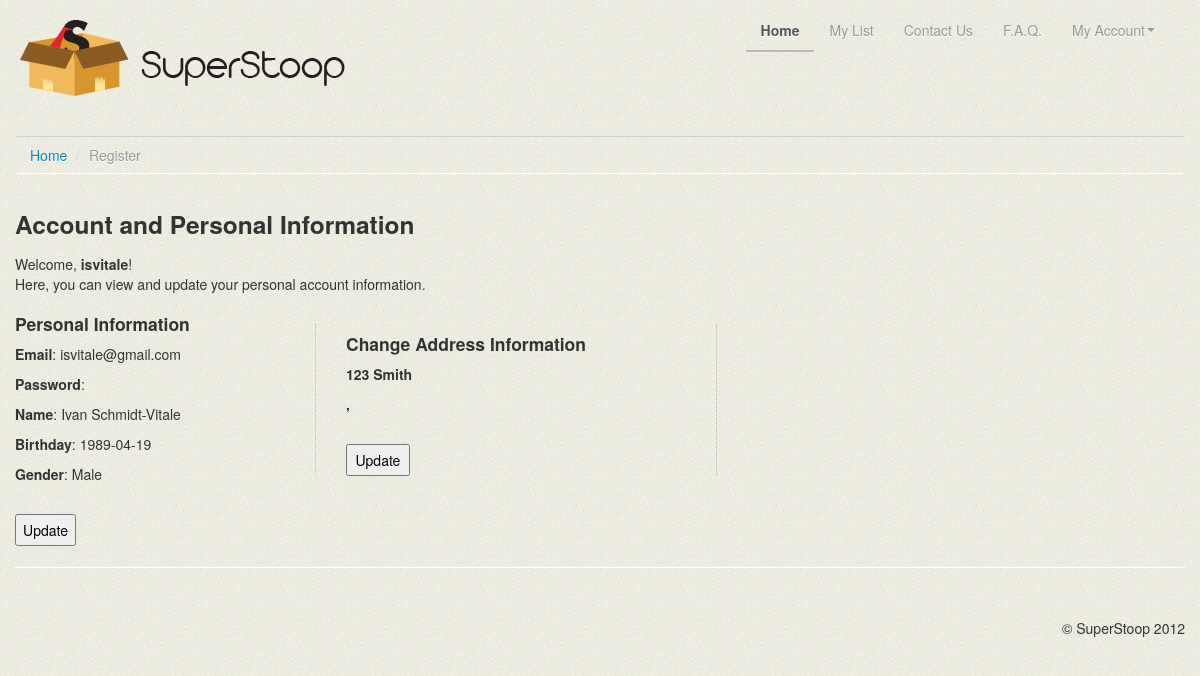
The page /superStoop_Ivan_part_final/files/usersettings.php (signed in) on the database its author committed.
### tables this page shows
CREATE TABLE IF NOT EXISTS `members` (
  `memberID` int(11) NOT NULL AUTO_INCREMENT,
  `username` varchar(20) NOT NULL,
  `password` varchar(20) NOT NULL,
  `firstName` varchar(50) NOT NULL,
  `lastName` varchar(50) NOT NULL,
  `theBday` date NOT NULL,
  `theGender` tinyint(1) NOT NULL,
  `theEmail` varchar(70) NOT NULL,
  `active` tinyint(1) NOT NULL,
  `admin` tinyint(1) NOT NULL,
  PRIMARY KEY (`memberID`),
  UNIQUE KEY `username` (`username`),
  UNIQUE KEY `memberID` (`memberID`),
  UNIQUE KEY `theemail` (`theEmail`)
);

CREATE TABLE IF NOT EXISTS `address` (
  `addressID` int(11) NOT NULL AUTO_INCREMENT,
  `memberID` int(11) NOT NULL,
  `zip` int(11) NOT NULL,
  `theAddress` varchar(150) NOT NULL,
  PRIMARY KEY (`addressID`),
  UNIQUE KEY `addressID` (`addressID`),
  KEY `memberID` (`memberID`),
  KEY `zip` (`zip`)
);

### superStoop_Ivan_part_final/files/usersettings.php (the view, shortened to what this page needs)
<!DOCTYPE html>
 <html class="no-js">
    <head>
        <link rel="stylesheet" href="css/bootstrap.min.css">
        <link rel="stylesheet" href="css/bootstrap-responsive.min.css">
        <link rel="stylesheet" href="css/main.css">
    </head>
    <body>
		<div class="navbar navbar-inverse">
			<div class="navbar-inner">
				<div class="container">
					<a class="brand" href="index.html">Super Stoop</a>
					<div class="nav-collapse collapse pull-right">
						<ul class="nav">
							<li class="active"><a href="index.php">Home</a></li>
							<li><a href="mylist.php">My List</a></li>
							<li><a href="contact.php">Contact Us</a></li>
							<li><a href="faq.php">F.A.Q.</a></li>
							<li class="dropdown">
                                <a href="#" class="dropdown-toggle" data-toggle="dropdown">My Account<b class="caret"></b></a>
                            </li>
						</ul>
					</div>
				</div>
			</div>
		</div>
		<div class="container register">
			<ul class="breadcrumb">
			  <li><a href="index.html">Home</a> <span class="divider">/</span></li>
			  <li class="active">Register</li>
			</ul>
			<div class="row">
                <div class="span12">
                	<h3>Account and Personal Information</h3>
                	<p>Welcome, <?php echo "<b>".$_SESSION['username']."</b>!";?>
                		<br />Here, you can view and update your personal account information.</p>
                		<?php
                		$query = "SELECT * FROM members WHERE username='".$_SESSION['username']."'";
						$result = mysql_query( $query ) or die( "Query failed: ". mysql_error() );
						$row = mysql_fetch_array($result, MYSQL_ASSOC);
						?>
					<div class="row">
						<form class="form-horizontal" action="update_personalinfo.php" method="post">
							<div class="firstBox span4">
								<h4>Personal Information</h4>
								<div class="control-group">
									<?php
									echo "<p><b>Email</b>: ".$row['theEmail']."</p>";
									echo "<p><b>Password</b>: </p>";
									echo "<p><b>Name</b>: ".$row['firstName']." ".$row['lastName']."</p>";
									echo "<p><b>Birthday</b>: ".$row["theBday"]."</p>";
									echo "<p><b>Gender</b>: ";
										if($row['theGender']==0){
											echo "Male";
										}else{
											echo "Female";
										}
									echo "</p>";
									?>
								</div>
								<input type="submit" value="Update" />
							</div>
						</form>
						<?php
                		$query = "SELECT username, theAddress FROM members
                				  INNER JOIN address ON members.memberID = address.memberID
                				  WHERE username='".$_SESSION['username']."';";
						$result = mysql_query( $query ) or die( "Query failed: ". mysql_error() );
						$row = mysql_fetch_array($result, MYSQL_ASSOC);
						?>
						<form class="form-horizontal" action="update_addressinfo.php" method="post">
							<div class="span4 secondBox">
								<h4>Change Address Information</h4>
								<div class="control-group">
									<?php
									echo "<p><b>".$row["theAddress"]."</b></p>";
									echo "<p><b>".$row["theCity"].", ".$row["theState"]."</b></p>";
									?>
								</div>
								<input type="submit" value="Update" />
							</div>
						</form>
					</div>
				</div>
            </div>
            <hr>
            <footer>
                <p>&copy; SuperStoop 2012</p>
            </footer>
        </div>
    </body>
</html>

### superstoop_old/css/main.css (style rules this page uses)
body { background: #000 url(../img/bg.png) repeat; }
.brand { background: url(../img/logo.png) no-repeat; width:325px; height:76px; text-indent:-99999px; }
@media (min-width: 1200px) { input { padding: 4px 2%; width: 95%; } }
@media (min-width: 1200px) { footer p { float:right; margin-top:30px; } }
.nav > li > a { display: inline; }
.register .secondBox { border-right: 1px dotted #C0B8B4; border-left: 1px dotted #C0B8B4; margin-left: 0px; padding-left: 30px; }
.firstBox.span4 { width: 300px; }

### superStoop_Ivan_part_final/files/usersettings.php (style rules this page uses)
body { padding-top: 20px; padding-bottom: 40px; }

### rows shown on the page
members: theEmail "isvitale@gmail.com", firstName "Ivan", lastName "Schmidt-Vitale", theBday "1989-04-19"
address: theAddress "123 Smith"

### other values the page prints
$_SESSION['username'] "isvitale"
